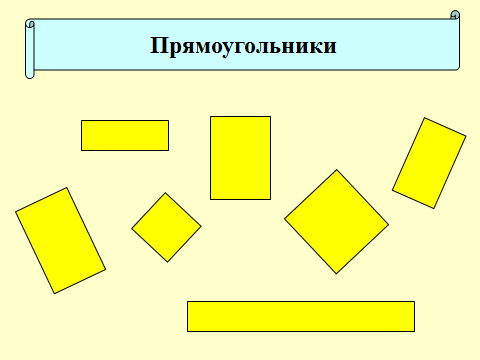
#> input picture image/Test1.png, 480 x 360 px, found by its file name
$ python test.py
#> lines starting #> are read from the running program, lines starting #| are printed output that depends on the picture; after the words box and inside, x2 and y2 are one past the last pixel; in counts of white or black regions, pixels touching at a corner belong together
import cv2
'''
# загрузка изображений
img = cv2.imread('../image/win.png')
pattern = cv2.imread('../image/win2.png')

# преобразование в оттенки серого
gray_img = cv2.cvtColor(img, cv2.COLOR_BGR2GRAY)
gray_pattern = cv2.cvtColor(pattern, cv2.COLOR_BGR2GRAY)

# поиск паттерна в изображении
result = cv2.matchTemplate(gray_img, gray_pattern, cv2.TM_CCOEFF_NORMED)

# получение координат паттерна на изображении
min_val, max_val, min_loc, max_loc = cv2.minMaxLoc(result)
top_left = max_loc
bottom_right = (top_left[0] + pattern.shape[1], top_left[1] + pattern.shape[0])

# выделение рамкой паттерна на изображении
cv2.rectangle(img, top_left, bottom_right, (0, 255, 0), 2)

# отображение результата
cv2.imshow('Result', img)
cv2.waitKey(0)
cv2.destroyAllWindows()
'''

# загрузка изображения
img = cv2.imread('image/Test1.png', 0)
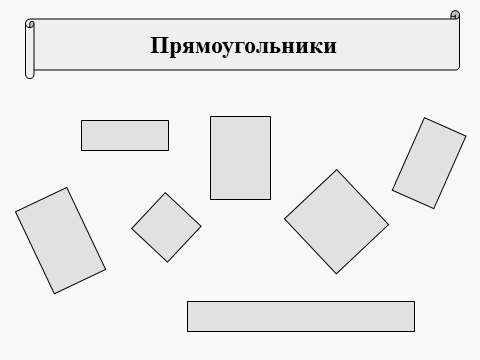
#> img: shape (360, 480); min 0, max 249, mean 237.5

# бинаризация изображения
ret, thresh = cv2.threshold(img, 127, 255, 0)
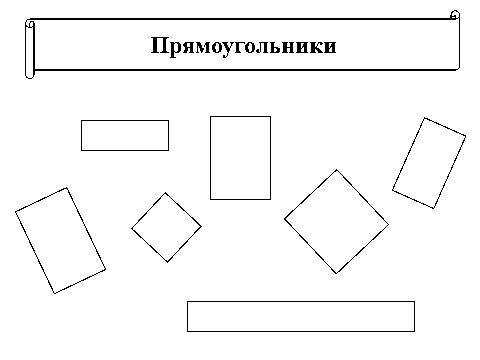
#> thresh: shape (360, 480); 97% white; black in thin lines or dots, all inside (x1, y1, x2, y2) = (15, 10, 466, 332)

# поиск объектов
num_labels, labels = cv2.connectedComponents(thresh)
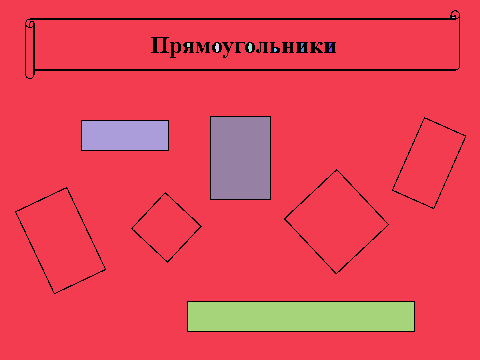
#> labels: shape (360, 480) int32; 12 distinct labels, from 0 to 11; one colour per label, 0 black
#> num_labels = 12

# конвертация типа данных изображения
labels = cv2.convertScaleAbs(labels)
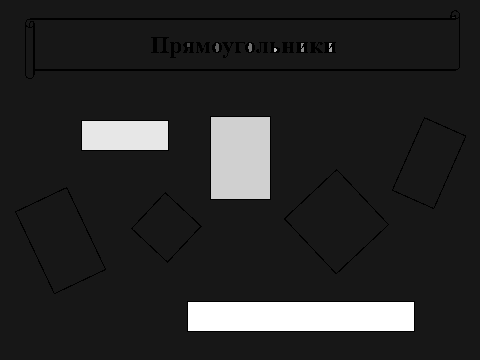
#> labels: shape (360, 480); min 0, max 11, mean 1.71; drawn with min black and max white

# отображение меток объектов
cv2.imshow('Labels', labels)

cv2.waitKey(0)
cv2.destroyAllWindows()

# ddd/
